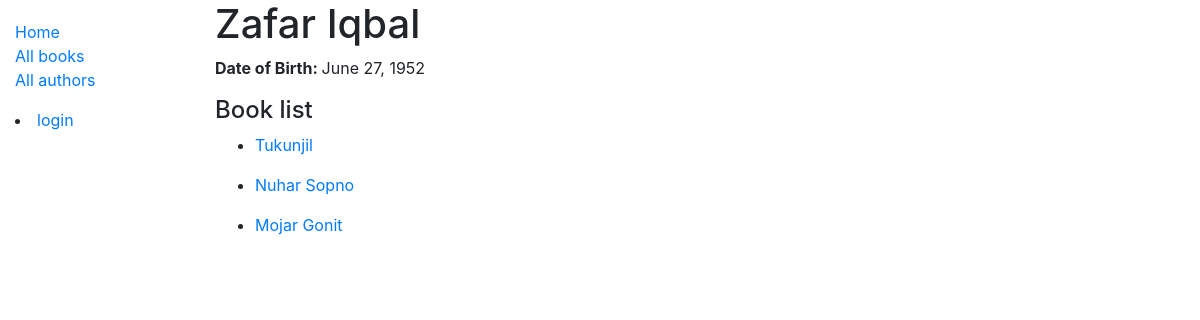
The app's page /catalog/author/1 with its own data.
### catalog/models.py (models this page shows, shortened)
class Author(models.Model):
    first_name = models.CharField(max_length=100)
    last_name = models.CharField(max_length=100)
    date_of_birth = models.DateField(null=True, blank=True)
    date_of_death = models.DateField('Died', null=True, blank=True)
    class Meta:
        ordering = ['last_name', 'first_name']
    def get_full_name(self):
        return self.first_name+" "+self.last_name

class Book(models.Model):
    title = models.CharField(max_length=200, help_text='Enter the title of the book')
    author = models.ForeignKey(Author, on_delete=models.SET_NULL, null=True)
    summary = models.CharField(max_length=1000, help_text='Enter a brief description of the book')
    isbn = models.CharField('ISBN', max_length=13,
                            help_text='13 Character <a href="https://www.isbn-international.org/'
                                        'content/what-isbn">ISBN number</a>')
    genre = models.ManyToManyField(Genre, help_text='Select a genre for this book')
    language = models.ForeignKey('Language', on_delete=models.SET_NULL, null=True)
    def get_absolute_url(self):
        return reverse('book-detail', args=[str(self.id)])
    def display_genre(self):
        return ', '.join(genre.name for genre in self.genre.all()[:3])
    display_genre.short_description = 'Genre'

### catalog/views.py (the view)
# urls.py: path('author/<int:pk>', views.AuthorDetailView.as_view(), name='author-detail'),
class AuthorDetailView(generic.DetailView):
    model = Author

### catalog/templates/catalog/author_detail.html (shortened to what this page needs)
{% extends 'base_generic.html' %}
{% block content %}
    <h1>{{ author.get_full_name }}</h1>
    <p><strong>Date of Birth: </strong>{{ author.date_of_birth }}</p>
    <h4>Book list</h4>
    {% for book in author.book_set.all %}
        <ul>
        <li><a href="{{ book.get_absolute_url }}">{{ book.title }}</a></li>
        </ul>
    {% endfor %}
{% endblock %}

### records on screen
Author: get_full_name "Zafar Iqbal", date_of_birth "June 27, 1952"
Book: title "Tukunjil"
Book: title "Nuhar Sopno"
Book: title "Mojar Gonit"
